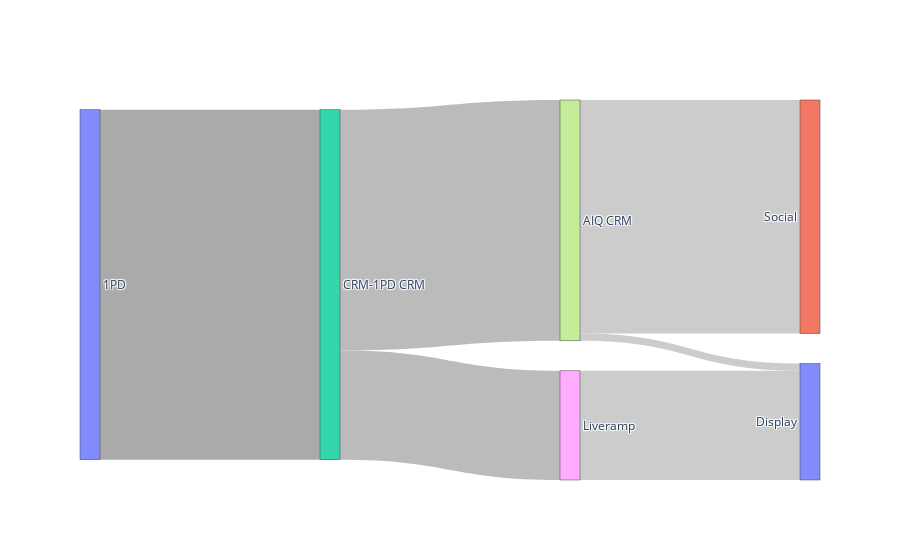

Notebook code cell kept with this figure:
### Code cell
# Replace values based on the mappings
b2b_concat_activation_df['Source'] = b2b_concat_activation_df['Source'].replace(b2b_activation_mapping_df.set_index('Label')['Value'])
b2b_concat_activation_df['Target'] = b2b_concat_activation_df['Target'].replace(b2b_activation_mapping_df.set_index('Label')['Value'])

# Sample data
b2b_activation_source = b2b_concat_activation_df['Source'].values.tolist()
b2b_activation_target = b2b_concat_activation_df['Target'].values.tolist()
b2b_activation_value = b2b_concat_activation_df['Value'].values.tolist()
b2b_activation_labels = b2b_activation_mapping_df['Label'].values.tolist()

# list of colors for each link based on some condition or data
colors = []
for tgts in b2b_activation_source:
    if tgts == 0:
        colors.append("#AAA")
    elif tgts == 1:
        colors.append("#AAA")
    elif tgts == 2:
        colors.append("#BBB")
    elif tgts == 6:
        colors.append("#BBB")
    elif tgts == 7:
        colors.append("#CCC")
    elif tgts == 8:
        colors.append("#CCC")
    else:
        colors.append("#F0F0F0")  # Default color for other cases

# Create links
activation_link = dict(source=b2b_activation_source, target=b2b_activation_target, value=b2b_activation_value, color=colors)

# Create nodes
node = dict(label=b2b_activation_labels, pad=30, thickness=20)

# Create a Sankey object
chart = go.Sankey(link=activation_link, node=node, arrangement="snap")

# Build a figure
fig = go.Figure(chart)

fig.show()

### Figure 1 — Plotly figure (JSON) as saved in the notebook; plotly's stock layout.template omitted (floating-point values rounded to 4 significant figures)
{"data": [{"arrangement": "snap", "link": {"color": ["#AAA", "#AAA", "#AAA", "#AAA", "#AAA", "#BBB", "#BBB", "#F0F0F0", "#F0F0F0", "#F0F0F0", "#F0F0F0", "#BBB", "#BBB", "#CCC", "#CCC", "#CCC", "#CCC", "#CCC", "#F0F0F0", "#CCC", "#CCC", "#F0F0F0"], "source": [0, 0, 1, 1, 1, 2, 2, 3, 4, 4, 5, 6, 6, 7, 7, 8, 7, 8, 9, 8, 8, 9], "target": [2, 3, 4, 5, 6, 7, 8, 7, 8, 9, 8, 8, 9, 10, 11, 10, 10, 10, 10, 10, 10, 10], "value": [157100.0, 0, 0, 0, 0, 108100.0, 49030.0, 0, 0, 0, 0, 0, 0, 3251.0, 104800.0, 49030.0, 0, 0, 0, 0, 0, 0]}, "node": {"label": ["1PD", "3PD", "CRM-1PD CRM", "CRM-1PD-AIQ-NS", "ABM-3PD AUDIENCE", "CATEGORY-3PD CONTEXTUAL", "DMP-3PD AUDIENCE", "AIQ CRM", "Liveramp", "Oracle", "Display", "Social"], "pad": 30, "thickness": 20}, "type": "sankey"}], "layout": {}}
